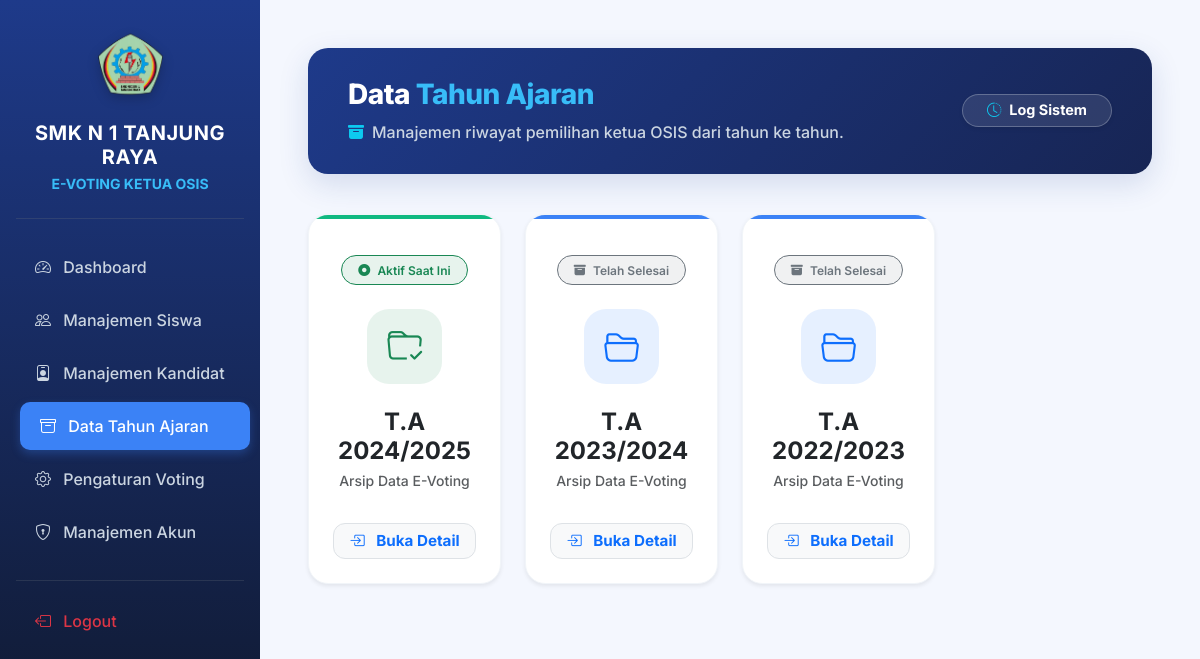
The page /evoting/arsip/index.php (signed in) on the database its author committed.
### tables this page shows
CREATE TABLE `tahun_ajaran` (
  `id_tahun` int(11) NOT NULL,
  `nama_tahun` varchar(20) NOT NULL,
  `status` enum('Aktif','Tidak Aktif') DEFAULT 'Tidak Aktif'
);

### evoting/arsip/index.php (the view, shortened to what this page needs)
<?php
include '../config/koneksi.php';
?>
<!DOCTYPE html>
<html lang="id">
<head>
    <link href="https://cdn.jsdelivr.net/npm/bootstrap@5.3.0/dist/css/bootstrap.min.css" rel="stylesheet">
    <link rel="stylesheet" href="https://cdn.jsdelivr.net/npm/bootstrap-icons@1.10.5/font/bootstrap-icons.css">
</head>
<body>
<div class="d-flex">
    <div class="sidebar text-white pt-4 flex-shrink-0 shadow-lg">
        <div class="text-center mb-4 px-3">
            <img src="../assets/img/logo.png" alt="Logo SMK" width="65" class="mb-3 sidebar-logo">
            <h5 class="fw-bold mb-1 text-white" style="letter-spacing: 0.5px;">SMK N 1 TANJUNG RAYA</h5>
            <p class="small fw-bold mb-0" style="color: #38bdf8;">E-VOTING KETUA OSIS</p>
        </div>
        <hr class="border-secondary mx-3 mb-4 opacity-25">
        <a href="../admin/index.php"><i class="bi bi-speedometer2 me-2"></i> Dashboard</a>
        <a href="../admin/siswa.php"><i class="bi bi-people me-2"></i> Manajemen Siswa</a>
        <a href="../admin/kandidat.php"><i class="bi bi-person-badge me-2"></i> Manajemen Kandidat</a>
        <a href="index.php" class="active"><i class="bi bi-archive me-2"></i> Data Tahun Ajaran</a>
        <a href="../admin/pengaturan.php"><i class="bi bi-gear me-2"></i> Pengaturan Voting</a>
        <a href="../admin/akun.php"><i class="bi bi-shield-lock me-2"></i> Manajemen Akun</a>
        <hr class="border-secondary mx-3 mt-4 mb-3 opacity-25">
        <a href="../auth/logout.php" class="text-danger hover-danger"><i class="bi bi-box-arrow-left me-2"></i> Logout</a>
    </div>
    <div class="main-content flex-grow-1 p-5 w-100">
        <div class="header-banner d-flex justify-content-between align-items-center">
            <div>
                <h3 class="title-header mb-2">Data <span>Tahun Ajaran</span></h3>
                <p class="mb-0 fw-medium" style="color: #cbd5e1;">
                    <i class="bi bi-archive-fill me-2 text-info"></i>Manajemen riwayat pemilihan ketua OSIS dari tahun ke tahun.
                </p>
            </div>
            <div>
                <span class="badge bg-white bg-opacity-10 text-white shadow-sm border border-light border-opacity-25 px-4 py-2 rounded-pill fw-bold" style="font-size: 0.9rem;">
                    <i class="bi bi-clock-history text-info me-2"></i>Log Sistem
                </span>
            </div>
        </div>
        <div class="row g-4">
            <?php
            $query = mysqli_query($conn, "SELECT * FROM tahun_ajaran ORDER BY nama_tahun DESC");
            if(mysqli_num_rows($query) > 0) {
                while($row = mysqli_fetch_assoc($query)):
                    $is_aktif = ($row['status'] == '1' || strtolower($row['status']) == 'aktif');
                    $line_class = $is_aktif ? 'line-active' : 'line-archive';
                    $badge_class = $is_aktif ? 'bg-success bg-opacity-10 text-success border-success' : 'bg-secondary bg-opacity-10 text-secondary border-secondary';
                    $badge_text = $is_aktif ? 'Aktif Saat Ini' : 'Telah Selesai';
                    $icon_bg = $is_aktif ? 'bg-success' : 'bg-primary';
                    $icon_color = $is_aktif ? 'text-success' : 'text-primary';
            ?>
            <div class="col-xl-3 col-lg-4 col-md-6">
                <div class="card h-100 shadow-sm border-0 arsip-card pt-3">
                    <div class="card-top-line <?= $line_class ?>"></div>
                    <div class="card-body text-center p-4 d-flex flex-column">
                        <div class="mb-4">
                            <span class="badge border px-3 py-2 rounded-pill fw-semibold <?= $badge_class ?>">
                                <?php if($is_aktif): ?>
                                    <i class="bi bi-record-circle-fill me-1"></i>
                                <?php else: ?>
                                    <i class="bi bi-archive-fill me-1"></i>
                                <?php endif; ?>
                                <?= $badge_text ?>
                            </span>
                        </div>
                        <div class="icon-box <?= $icon_bg ?> bg-opacity-10 mb-4">
                            <i class="bi <?= $is_aktif ? 'bi-folder-check' : 'bi-folder2-open' ?> <?= $icon_color ?>" style="font-size: 2.2rem;"></i>
                        </div>
                        <h4 class="fw-bolder text-dark mb-1">T.A <?= $row['nama_tahun'] ?></h4>
                        <p class="text-muted small mb-4 fw-medium">Arsip Data E-Voting</p>
                        <div class="mt-auto pt-2">
                            <a href="detail_tahun.php?id=<?= $row['id_tahun'] ?>" class="btn btn-light w-100 border btn-action text-primary fw-bold">
                                <i class="bi bi-box-arrow-in-right me-2"></i> Buka Detail
                            </a>
                        </div>
                    </div>
                </div>
            </div>
            <?php
                endwhile;
            }
            ?>
        </div>
    </div>
</div>
</body>
</html>

### evoting/arsip/index.php (style rules this page uses)
:root { --primary-navy: #1e3a8a; --primary-blue: #3b82f6; --accent-blue: #38bdf8; }
body { font-family: 'Inter', sans-serif; background-color: #f4f7fe !important; }
.sidebar { min-height: 100vh; background: linear-gradient(180deg, var(--primary-navy) 0%, #0f172a 100%); width: 260px; }
.sidebar a { color: #cbd5e1; text-decoration: none; padding: 12px 20px; display: block; border-radius: 10px; margin: 5px 15px; transition: all 0.3s; font-weight: 500; }
.sidebar a:hover, .sidebar a.active { background-color: var(--primary-blue); color: #fff; transform: translateX(5px); box-shadow: 0 4px 10px rgba(59, 130, 246, 0.3); }
.sidebar-logo { filter: drop-shadow(0 4px 6px rgba(0,0,0,0.2)); }
.main-content { background-color: #f4f7fe; min-height: 100vh; }
.header-banner { background: linear-gradient(135deg, var(--primary-navy) 0%, #172554 100%); border-radius: 20px; padding: 30px 40px; box-shadow: 0 10px 30px rgba(30, 58, 138, 0.15); margin-bottom: 2.5rem; color: #ffffff; }
.title-header { color: #ffffff; font-weight: 800; letter-spacing: -0.5px; }
.title-header span { color: var(--accent-blue); }
.arsip-card { background: #ffffff; border-radius: 20px; border: 1px solid #f1f5f9 !important; transition: all 0.3s ease; position: relative; overflow: hidden; }
.card-top-line { height: 4px; width: 100%; position: absolute; top: 0; left: 0; }
.line-active { background-color: #10b981; }
.line-archive { background-color: var(--primary-blue); }
.icon-box { width: 75px; height: 75px; border-radius: 22px; display: flex; align-items: center; justify-content: center; margin: 0 auto; transition: transform 0.3s ease; }
.btn-action { border-radius: 12px; font-weight: 600; font-size: 0.95rem; transition: 0.3s; }

### rows shown on the page
tahun_ajaran: status "Aktif Saat Ini", nama_tahun "2024/2025"
tahun_ajaran: status "Telah Selesai", nama_tahun "2023/2024"
tahun_ajaran: status "Telah Selesai", nama_tahun "2022/2023"
